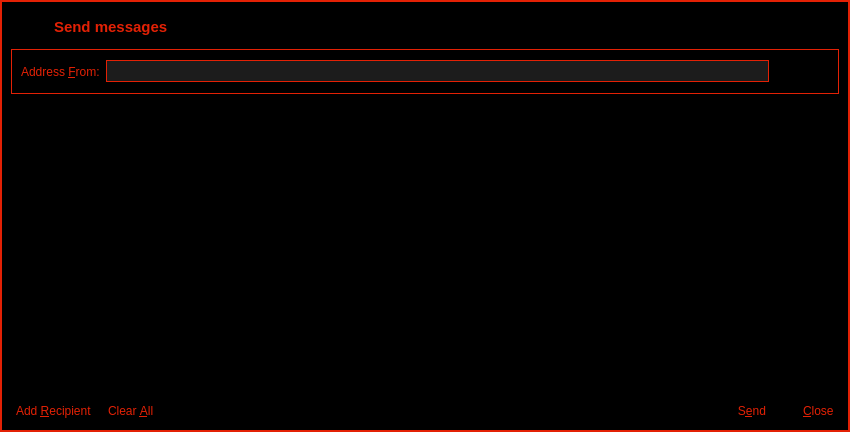
<?xml version="1.0" encoding="UTF-8"?>
<ui version="4.0">
 <class>SendMessagesDialog</class>
 <widget class="QDialog" name="SendMessagesDialog">
  <property name="geometry">
   <rect>
    <x>0</x>
    <y>0</y>
    <width>850</width>
    <height>432</height>
   </rect>
  </property>
  <property name="windowTitle">
   <string>Send Messages</string>
  </property>
  <property name="styleSheet">
   <string notr="true">color: #e32105;
	background-color: #000;
   </string>
  </property>
  <layout class="QVBoxLayout" name="verticalLayout">
   <property name="spacing">
    <number>0</number>
   </property>
   <property name="leftMargin">
    <number>0</number>
   </property>
   <property name="topMargin">
    <number>0</number>
   </property>
   <property name="rightMargin">
    <number>0</number>
   </property>
   <property name="bottomMargin">
    <number>0</number>
   </property>
   <item>
    <widget class="QFrame" name="borderframe">
     <property name="styleSheet">
      <string notr="true">#borderframe {
	border: 2px solid #e32105;
	}

QLineEdit {
	background-color: #1c1c1c;
	border: 1px solid #e32105;
	}</string>
     </property>
     <property name="frameShape">
      <enum>QFrame::StyledPanel</enum>
     </property>
     <property name="frameShadow">
      <enum>QFrame::Raised</enum>
     </property>
     <layout class="QVBoxLayout" name="verticalLayout_3">
      <item>
       <widget class="QWidget" name="wCaption" native="true">
        <property name="minimumSize">
         <size>
          <width>0</width>
          <height>32</height>
         </size>
        </property>
        <property name="maximumSize">
         <size>
          <width>16777215</width>
          <height>32</height>
         </size>
        </property>
        <property name="styleSheet">
         <string notr="true"/>
        </property>
        <property name="is_header" stdset="0">
         <bool>true</bool>
        </property>
        <layout class="QHBoxLayout" name="horizontalLayout_20">
         <property name="leftMargin">
          <number>0</number>
         </property>
         <property name="topMargin">
          <number>0</number>
         </property>
         <property name="rightMargin">
          <number>0</number>
         </property>
         <property name="bottomMargin">
          <number>0</number>
         </property>
         <item>
          <spacer name="horizontalSpacer_27">
           <property name="orientation">
            <enum>Qt::Horizontal</enum>
           </property>
           <property name="sizeType">
            <enum>QSizePolicy::Fixed</enum>
           </property>
           <property name="sizeHint" stdset="0">
            <size>
             <width>7</width>
             <height>20</height>
            </size>
           </property>
          </spacer>
         </item>
         <item>
          <widget class="QLabel" name="picAdd_2">
           <property name="enabled">
            <bool>true</bool>
           </property>
           <property name="sizePolicy">
            <sizepolicy hsizetype="Preferred" vsizetype="Preferred">
             <horstretch>0</horstretch>
             <verstretch>0</verstretch>
            </sizepolicy>
           </property>
           <property name="minimumSize">
            <size>
             <width>30</width>
             <height>30</height>
            </size>
           </property>
           <property name="maximumSize">
            <size>
             <width>30</width>
             <height>30</height>
            </size>
           </property>
           <property name="text">
            <string/>
           </property>
           <property name="pixmap">
            <pixmap resource="../triangles.qrc">:/menu_32/messages</pixmap>
           </property>
          </widget>
         </item>
         <item>
          <widget class="QLabel" name="lbTitle_2">
           <property name="font">
            <font>
             <pointsize>11</pointsize>
             <weight>75</weight>
             <bold>true</bold>
             <stylestrategy>PreferAntialias</stylestrategy>
            </font>
           </property>
           <property name="styleSheet">
            <string notr="true"/>
           </property>
           <property name="text">
            <string>Send messages</string>
           </property>
          </widget>
         </item>
         <item>
          <widget class="QPushButton" name="bClose_2">
           <property name="minimumSize">
            <size>
             <width>30</width>
             <height>30</height>
            </size>
           </property>
           <property name="maximumSize">
            <size>
             <width>30</width>
             <height>30</height>
            </size>
           </property>
           <property name="styleSheet">
            <string notr="true">QPushButton {	
	image: url(:/icons/close_normal);
	border: 0px solid gray;
	}

QPushButton:pressed:flat {
	image: url(:/icons/close_normal);
	}

QPushButton:hover {
	image: url(:/icons/close_hover);
	}</string>
           </property>
           <property name="text">
            <string notr="true"/>
           </property>
           <property name="flat">
            <bool>true</bool>
           </property>
          </widget>
         </item>
        </layout>
       </widget>
      </item>
      <item>
       <widget class="QFrame" name="frameAddressFrom">
        <property name="sizePolicy">
         <sizepolicy hsizetype="Expanding" vsizetype="Expanding">
          <horstretch>0</horstretch>
          <verstretch>0</verstretch>
         </sizepolicy>
        </property>
        <property name="maximumSize">
         <size>
          <width>16777215</width>
          <height>45</height>
         </size>
        </property>
        <property name="styleSheet">
         <string notr="true">#frameAddressFrom {
	border: 1px solid #e32105;
	}</string>
        </property>
        <property name="frameShape">
         <enum>QFrame::StyledPanel</enum>
        </property>
        <property name="frameShadow">
         <enum>QFrame::Sunken</enum>
        </property>
        <layout class="QHBoxLayout" name="horizontalLayout_3">
         <item>
          <widget class="QLabel" name="addressFromLabel">
           <property name="text">
            <string>Address &amp;From:</string>
           </property>
           <property name="buddy">
            <cstring>addressFrom</cstring>
           </property>
          </widget>
         </item>
         <item>
          <layout class="QHBoxLayout" name="horizontalLayout_4">
           <property name="spacing">
            <number>1</number>
           </property>
           <item>
            <widget class="QValidatedLineEdit" name="addressFrom">
             <property name="minimumSize">
              <size>
               <width>0</width>
               <height>22</height>
              </size>
             </property>
             <property name="styleSheet">
              <string notr="true"/>
             </property>
            </widget>
           </item>
           <item>
            <widget class="QToolButton" name="addressBookButton">
             <property name="toolTip">
              <string>Choose address from address book</string>
             </property>
             <property name="styleSheet">
              <string notr="true">QToolButton {
	text-align:left;
	border: 0px solid gray;
	padding: 3px 5px 3px 5px;
	}

QToolButton:pressed:flat {
	color: #000;
	background-color: #e32105;
	}

QToolButton:hover {
	background-color: #3d0e04;
	}

QToolButton:!enabled {
	color: #3d0e04;
	}</string>
             </property>
             <property name="text">
              <string/>
             </property>
             <property name="icon">
              <iconset resource="../triangles.qrc">
               <normaloff>:/menu_16/addressbook</normaloff>:/menu_16/addressbook</iconset>
             </property>
             <property name="shortcut">
              <string>Alt+A</string>
             </property>
            </widget>
           </item>
           <item>
            <widget class="QToolButton" name="pasteButton">
             <property name="palette">
              <palette>
               <active>
                <colorrole role="WindowText">
                 <brush brushstyle="SolidPattern">
                  <color alpha="255">
                   <red>242</red>
                   <green>101</green>
                   <blue>34</blue>
                  </color>
                 </brush>
                </colorrole>
                <colorrole role="Button">
                 <brush brushstyle="SolidPattern">
                  <color alpha="255">
                   <red>0</red>
                   <green>0</green>
                   <blue>0</blue>
                  </color>
                 </brush>
                </colorrole>
                <colorrole role="Light">
                 <brush brushstyle="SolidPattern">
                  <color alpha="255">
                   <red>255</red>
                   <green>180</green>
                   <blue>144</blue>
                  </color>
                 </brush>
                </colorrole>
                <colorrole role="Midlight">
                 <brush brushstyle="SolidPattern">
                  <color alpha="255">
                   <red>248</red>
                   <green>140</green>
                   <blue>89</blue>
                  </color>
                 </brush>
                </colorrole>
                <colorrole role="Dark">
                 <brush brushstyle="SolidPattern">
                  <color alpha="255">
                   <red>121</red>
                   <green>50</green>
                   <blue>17</blue>
                  </color>
                 </brush>
                </colorrole>
                <colorrole role="Mid">
                 <brush brushstyle="SolidPattern">
                  <color alpha="255">
                   <red>161</red>
                   <green>67</green>
                   <blue>22</blue>
                  </color>
                 </brush>
                </colorrole>
                <colorrole role="Text">
                 <brush brushstyle="SolidPattern">
                  <color alpha="255">
                   <red>242</red>
                   <green>101</green>
                   <blue>34</blue>
                  </color>
                 </brush>
                </colorrole>
                <colorrole role="BrightText">
                 <brush brushstyle="SolidPattern">
                  <color alpha="255">
                   <red>255</red>
                   <green>255</green>
                   <blue>255</blue>
                  </color>
                 </brush>
                </colorrole>
                <colorrole role="ButtonText">
                 <brush brushstyle="SolidPattern">
                  <color alpha="255">
                   <red>242</red>
                   <green>101</green>
                   <blue>34</blue>
                  </color>
                 </brush>
                </colorrole>
                <colorrole role="Base">
                 <brush brushstyle="SolidPattern">
                  <color alpha="255">
                   <red>0</red>
                   <green>0</green>
                   <blue>0</blue>
                  </color>
                 </brush>
                </colorrole>
                <colorrole role="Window">
                 <brush brushstyle="SolidPattern">
                  <color alpha="255">
                   <red>0</red>
                   <green>0</green>
                   <blue>0</blue>
                  </color>
                 </brush>
                </colorrole>
                <colorrole role="Shadow">
                 <brush brushstyle="SolidPattern">
                  <color alpha="255">
                   <red>0</red>
                   <green>0</green>
                   <blue>0</blue>
                  </color>
                 </brush>
                </colorrole>
                <colorrole role="AlternateBase">
                 <brush brushstyle="SolidPattern">
                  <color alpha="255">
                   <red>248</red>
                   <green>178</green>
                   <blue>144</blue>
                  </color>
                 </brush>
                </colorrole>
                <colorrole role="ToolTipBase">
                 <brush brushstyle="SolidPattern">
                  <color alpha="255">
                   <red>255</red>
                   <green>255</green>
                   <blue>220</blue>
                  </color>
                 </brush>
                </colorrole>
                <colorrole role="ToolTipText">
                 <brush brushstyle="SolidPattern">
                  <color alpha="255">
                   <red>0</red>
                   <green>0</green>
                   <blue>0</blue>
                  </color>
                 </brush>
                </colorrole>
               </active>
               <inactive>
                <colorrole role="WindowText">
                 <brush brushstyle="SolidPattern">
                  <color alpha="255">
                   <red>242</red>
                   <green>101</green>
                   <blue>34</blue>
                  </color>
                 </brush>
                </colorrole>
                <colorrole role="Button">
                 <brush brushstyle="SolidPattern">
                  <color alpha="255">
                   <red>0</red>
                   <green>0</green>
                   <blue>0</blue>
                  </color>
                 </brush>
                </colorrole>
                <colorrole role="Light">
                 <brush brushstyle="SolidPattern">
                  <color alpha="255">
                   <red>255</red>
                   <green>180</green>
                   <blue>144</blue>
                  </color>
                 </brush>
                </colorrole>
                <colorrole role="Midlight">
                 <brush brushstyle="SolidPattern">
                  <color alpha="255">
                   <red>248</red>
                   <green>140</green>
                   <blue>89</blue>
                  </color>
                 </brush>
                </colorrole>
                <colorrole role="Dark">
                 <brush brushstyle="SolidPattern">
                  <color alpha="255">
                   <red>121</red>
                   <green>50</green>
                   <blue>17</blue>
                  </color>
                 </brush>
                </colorrole>
                <colorrole role="Mid">
                 <brush brushstyle="SolidPattern">
                  <color alpha="255">
                   <red>161</red>
                   <green>67</green>
                   <blue>22</blue>
                  </color>
                 </brush>
                </colorrole>
                <colorrole role="Text">
                 <brush brushstyle="SolidPattern">
                  <color alpha="255">
                   <red>242</red>
                   <green>101</green>
                   <blue>34</blue>
                  </color>
                 </brush>
                </colorrole>
                <colorrole role="BrightText">
                 <brush brushstyle="SolidPattern">
                  <color alpha="255">
                   <red>255</red>
                   <green>255</green>
                   <blue>255</blue>
                  </color>
                 </brush>
                </colorrole>
                <colorrole role="ButtonText">
                 <brush brushstyle="SolidPattern">
                  <color alpha="255">
                   <red>242</red>
                   <green>101</green>
                   <blue>34</blue>
                  </color>
                 </brush>
                </colorrole>
                <colorrole role="Base">
                 <brush brushstyle="SolidPattern">
                  <color alpha="255">
                   <red>0</red>
                   <green>0</green>
                   <blue>0</blue>
                  </color>
                 </brush>
                </colorrole>
                <colorrole role="Window">
                 <brush brushstyle="SolidPattern">
                  <color alpha="255">
                   <red>0</red>
                   <green>0</green>
                   <blue>0</blue>
                  </color>
                 </brush>
                </colorrole>
                <colorrole role="Shadow">
                 <brush brushstyle="SolidPattern">
                  <color alpha="255">
                   <red>0</red>
                   <green>0</green>
                   <blue>0</blue>
                  </color>
                 </brush>
                </colorrole>
                <colorrole role="AlternateBase">
                 <brush brushstyle="SolidPattern">
                  <color alpha="255">
                   <red>248</red>
                   <green>178</green>
                   <blue>144</blue>
                  </color>
                 </brush>
                </colorrole>
                <colorrole role="ToolTipBase">
                 <brush brushstyle="SolidPattern">
                  <color alpha="255">
                   <red>255</red>
                   <green>255</green>
                   <blue>220</blue>
                  </color>
                 </brush>
                </colorrole>
                <colorrole role="ToolTipText">
                 <brush brushstyle="SolidPattern">
                  <color alpha="255">
                   <red>0</red>
                   <green>0</green>
                   <blue>0</blue>
                  </color>
                 </brush>
                </colorrole>
               </inactive>
               <disabled>
                <colorrole role="WindowText">
                 <brush brushstyle="SolidPattern">
                  <color alpha="255">
                   <red>97</red>
                   <green>40</green>
                   <blue>14</blue>
                  </color>
                 </brush>
                </colorrole>
                <colorrole role="Button">
                 <brush brushstyle="SolidPattern">
                  <color alpha="255">
                   <red>0</red>
                   <green>0</green>
                   <blue>0</blue>
                  </color>
                 </brush>
                </colorrole>
                <colorrole role="Light">
                 <brush brushstyle="SolidPattern">
                  <color alpha="255">
                   <red>255</red>
                   <green>180</green>
                   <blue>144</blue>
                  </color>
                 </brush>
                </colorrole>
                <colorrole role="Midlight">
                 <brush brushstyle="SolidPattern">
                  <color alpha="255">
                   <red>248</red>
                   <green>140</green>
                   <blue>89</blue>
                  </color>
                 </brush>
                </colorrole>
                <colorrole role="Dark">
                 <brush brushstyle="SolidPattern">
                  <color alpha="255">
                   <red>121</red>
                   <green>50</green>
                   <blue>17</blue>
                  </color>
                 </brush>
                </colorrole>
                <colorrole role="Mid">
                 <brush brushstyle="SolidPattern">
                  <color alpha="255">
                   <red>161</red>
                   <green>67</green>
                   <blue>22</blue>
                  </color>
                 </brush>
                </colorrole>
                <colorrole role="Text">
                 <brush brushstyle="SolidPattern">
                  <color alpha="255">
                   <red>97</red>
                   <green>40</green>
                   <blue>14</blue>
                  </color>
                 </brush>
                </colorrole>
                <colorrole role="BrightText">
                 <brush brushstyle="SolidPattern">
                  <color alpha="255">
                   <red>255</red>
                   <green>255</green>
                   <blue>255</blue>
                  </color>
                 </brush>
                </colorrole>
                <colorrole role="ButtonText">
                 <brush brushstyle="SolidPattern">
                  <color alpha="255">
                   <red>97</red>
                   <green>40</green>
                   <blue>14</blue>
                  </color>
                 </brush>
                </colorrole>
                <colorrole role="Base">
                 <brush brushstyle="SolidPattern">
                  <color alpha="255">
                   <red>0</red>
                   <green>0</green>
                   <blue>0</blue>
                  </color>
                 </brush>
                </colorrole>
                <colorrole role="Window">
                 <brush brushstyle="SolidPattern">
                  <color alpha="255">
                   <red>0</red>
                   <green>0</green>
                   <blue>0</blue>
                  </color>
                 </brush>
                </colorrole>
                <colorrole role="Shadow">
                 <brush brushstyle="SolidPattern">
                  <color alpha="255">
                   <red>0</red>
                   <green>0</green>
                   <blue>0</blue>
                  </color>
                 </brush>
                </colorrole>
                <colorrole role="AlternateBase">
                 <brush brushstyle="SolidPattern">
                  <color alpha="255">
                   <red>242</red>
                   <green>101</green>
                   <blue>34</blue>
                  </color>
                 </brush>
                </colorrole>
                <colorrole role="ToolTipBase">
                 <brush brushstyle="SolidPattern">
                  <color alpha="255">
                   <red>255</red>
                   <green>255</green>
                   <blue>220</blue>
                  </color>
                 </brush>
                </colorrole>
                <colorrole role="ToolTipText">
                 <brush brushstyle="SolidPattern">
                  <color alpha="255">
                   <red>0</red>
                   <green>0</green>
                   <blue>0</blue>
                  </color>
                 </brush>
                </colorrole>
               </disabled>
              </palette>
             </property>
             <property name="toolTip">
              <string>Paste address from clipboard</string>
             </property>
             <property name="styleSheet">
              <string notr="true">QToolButton {
	text-align:left;
	border: 0px solid gray;
	padding: 3px 5px 3px 5px;
	}

QToolButton:pressed:flat {
	color: #000;
	background-color: #e32105;
	}

QToolButton:hover {
	background-color: #3d0e04;
	}

QToolButton:!enabled {
	color: #3d0e04;
	}</string>
             </property>
             <property name="text">
              <string/>
             </property>
             <property name="icon">
              <iconset resource="../triangles.qrc">
               <normaloff>:/menu_16/paste</normaloff>:/menu_16/paste</iconset>
             </property>
             <property name="shortcut">
              <string>Alt+P</string>
             </property>
            </widget>
           </item>
          </layout>
         </item>
        </layout>
       </widget>
      </item>
      <item>
       <widget class="QScrollArea" name="scrollArea">
        <property name="styleSheet">
         <string notr="true">#scrollArea {border: 0px solid #e32105;}</string>
        </property>
        <property name="widgetResizable">
         <bool>true</bool>
        </property>
        <widget class="QWidget" name="scrollAreaWidgetContents">
         <property name="geometry">
          <rect>
           <x>0</x>
           <y>0</y>
           <width>828</width>
           <height>321</height>
          </rect>
         </property>
         <layout class="QVBoxLayout" name="verticalLayout_2">
          <property name="leftMargin">
           <number>0</number>
          </property>
          <property name="topMargin">
           <number>0</number>
          </property>
          <property name="rightMargin">
           <number>0</number>
          </property>
          <property name="bottomMargin">
           <number>0</number>
          </property>
          <item>
           <layout class="QVBoxLayout" name="entries">
            <property name="spacing">
             <number>6</number>
            </property>
           </layout>
          </item>
          <item>
           <spacer name="verticalSpacer">
            <property name="orientation">
             <enum>Qt::Vertical</enum>
            </property>
            <property name="sizeHint" stdset="0">
             <size>
              <width>20</width>
              <height>40</height>
             </size>
            </property>
           </spacer>
          </item>
          <item>
           <layout class="QHBoxLayout" name="horizontalLayout">
            <item>
             <widget class="QPushButton" name="addButton">
              <property name="toolTip">
               <string>Send to multiple recipients at once</string>
              </property>
              <property name="styleSheet">
               <string notr="true">QPushButton {
	text-align:left;
	border: 0px solid gray;
	padding: 3px 5px 3px 5px;
	}

QPushButton:pressed:flat {
	color: #000;
	background-color: #e32105;
	}

QPushButton:hover {
	background-color: #3d0e04;
	}

QPushButton:!enabled {
	color: #3d0e04;
	}</string>
              </property>
              <property name="text">
               <string>Add &amp;Recipient</string>
              </property>
              <property name="icon">
               <iconset resource="../triangles.qrc">
                <normaloff>:/icons/add</normaloff>:/icons/add</iconset>
              </property>
              <property name="autoDefault">
               <bool>false</bool>
              </property>
             </widget>
            </item>
            <item>
             <widget class="QPushButton" name="clearButton">
              <property name="sizePolicy">
               <sizepolicy hsizetype="Minimum" vsizetype="Fixed">
                <horstretch>0</horstretch>
                <verstretch>0</verstretch>
               </sizepolicy>
              </property>
              <property name="toolTip">
               <string>Remove all transaction fields</string>
              </property>
              <property name="styleSheet">
               <string notr="true">QPushButton {
	text-align:left;
	border: 0px solid gray;
	padding: 3px 5px 3px 5px;
	}

QPushButton:pressed:flat {
	color: #000;
	background-color: #e32105;
	}

QPushButton:hover {
	background-color: #3d0e04;
	}

QPushButton:!enabled {
	color: #3d0e04;
	}</string>
              </property>
              <property name="text">
               <string>Clear &amp;All</string>
              </property>
              <property name="icon">
               <iconset resource="../triangles.qrc">
                <normaloff>:/icons/remove</normaloff>:/icons/remove</iconset>
              </property>
              <property name="autoRepeatDelay">
               <number>300</number>
              </property>
              <property name="autoDefault">
               <bool>false</bool>
              </property>
             </widget>
            </item>
            <item>
             <spacer name="horizontalSpacer">
              <property name="orientation">
               <enum>Qt::Horizontal</enum>
              </property>
              <property name="sizeHint" stdset="0">
               <size>
                <width>40</width>
                <height>20</height>
               </size>
              </property>
             </spacer>
            </item>
            <item>
             <widget class="QPushButton" name="sendButton">
              <property name="minimumSize">
               <size>
                <width>80</width>
                <height>0</height>
               </size>
              </property>
              <property name="toolTip">
               <string>Confirm the send action</string>
              </property>
              <property name="styleSheet">
               <string notr="true">QPushButton {
	border: 0px solid gray;
	padding: 3px 5px 3px 5px;
	}

QPushButton:pressed:flat {
	color: #000;
	background-color: #e32105;
	}

QPushButton:hover {
	background-color: #3d0e04;
	}

QPushButton:!enabled {
	color: #3d0e04;
	}</string>
              </property>
              <property name="text">
               <string>S&amp;end</string>
              </property>
              <property name="icon">
               <iconset resource="../triangles.qrc">
                <normaloff>:/menu_16/messages</normaloff>:/menu_16/messages</iconset>
              </property>
              <property name="default">
               <bool>true</bool>
              </property>
             </widget>
            </item>
            <item>
             <widget class="QPushButton" name="closeButton">
              <property name="styleSheet">
               <string notr="true">QPushButton {
	text-align:left;
	border: 0px solid gray;
	padding: 3px 5px 3px 5px;
	}

QPushButton:pressed:flat {
	color: #000;
	background-color: #e32105;
	}

QPushButton:hover {
	background-color: #3d0e04;
	}

QPushButton:!enabled {
	color: #3d0e04;
	}</string>
              </property>
              <property name="text">
               <string>&amp;Close</string>
              </property>
              <property name="icon">
               <iconset resource="../triangles.qrc">
                <normaloff>:/icons/quit</normaloff>:/icons/quit</iconset>
              </property>
             </widget>
            </item>
           </layout>
          </item>
         </layout>
        </widget>
       </widget>
      </item>
     </layout>
    </widget>
   </item>
  </layout>
 </widget>
 <customwidgets>
  <customwidget>
   <class>QValidatedLineEdit</class>
   <extends>QLineEdit</extends>
   <header>qvalidatedlineedit.h</header>
  </customwidget>
 </customwidgets>
 <resources>
  <include location="../triangles.qrc"/>
 </resources>
 <connections>
  <connection>
   <sender>bClose_2</sender>
   <signal>clicked()</signal>
   <receiver>SendMessagesDialog</receiver>
   <slot>reject()</slot>
   <hints>
    <hint type="sourcelabel">
     <x>544</x>
     <y>17</y>
    </hint>
    <hint type="destinationlabel">
     <x>552</x>
     <y>44</y>
    </hint>
   </hints>
  </connection>
 </connections>
</ui>
